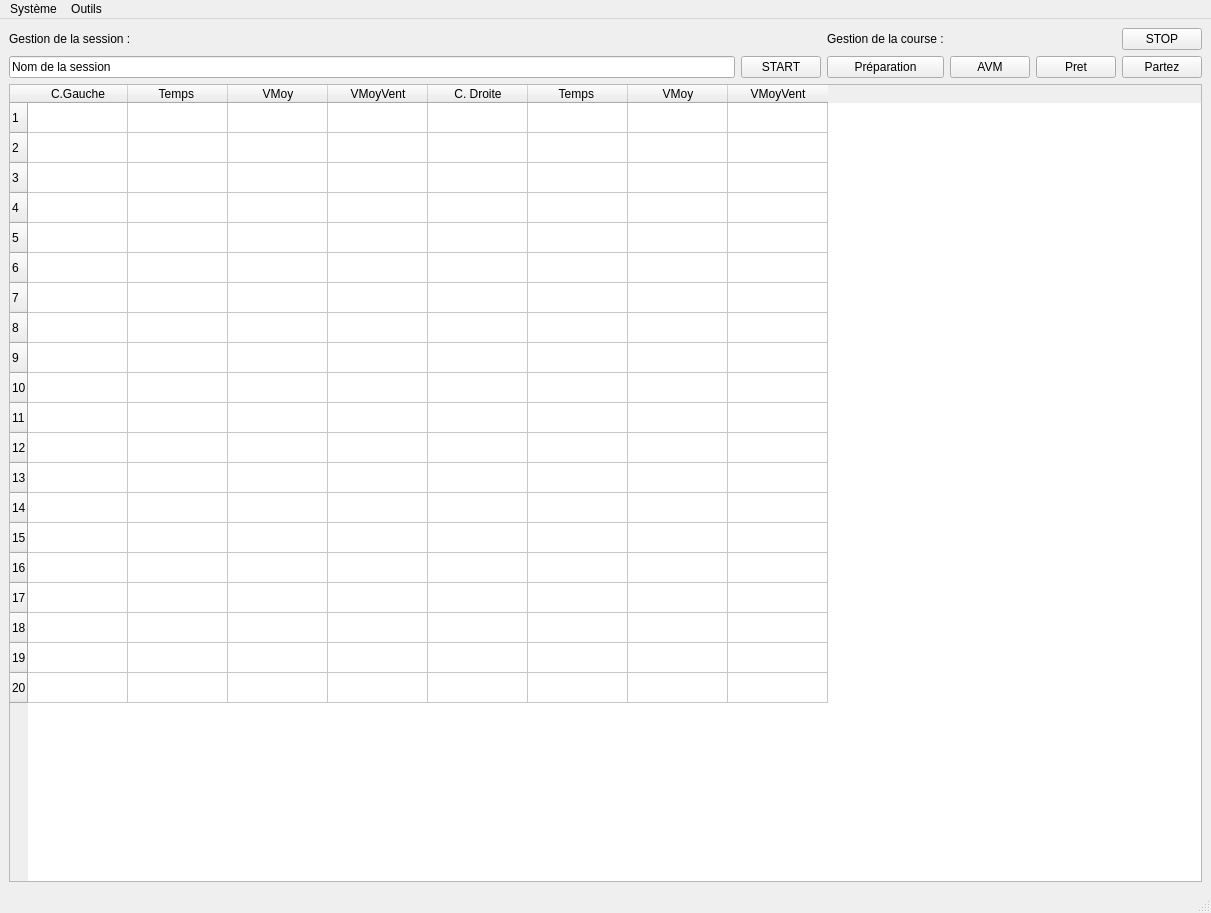
<?xml version="1.0" encoding="UTF-8"?>
<ui version="4.0">
 <class>CIhm</class>
 <widget class="QMainWindow" name="CIhm">
  <property name="geometry">
   <rect>
    <x>0</x>
    <y>0</y>
    <width>1211</width>
    <height>913</height>
   </rect>
  </property>
  <property name="windowTitle">
   <string>CIhm</string>
  </property>
  <widget class="QWidget" name="centralwidget">
   <layout class="QGridLayout" name="gridLayout_4">
    <item row="0" column="0">
     <layout class="QVBoxLayout" name="verticalLayout" stretch="0,1">
      <item>
       <layout class="QGridLayout" name="gridLayout" rowstretch="1,0,0">
        <property name="sizeConstraint">
         <enum>QLayout::SetDefaultConstraint</enum>
        </property>
        <item row="2" column="3">
         <widget class="QPushButton" name="pbAvm">
          <property name="text">
           <string>AVM</string>
          </property>
         </widget>
        </item>
        <item row="2" column="4">
         <widget class="QPushButton" name="pbPret">
          <property name="text">
           <string>Pret</string>
          </property>
         </widget>
        </item>
        <item row="2" column="2">
         <widget class="QPushButton" name="pbPreparation">
          <property name="text">
           <string>Préparation</string>
          </property>
         </widget>
        </item>
        <item row="2" column="5">
         <widget class="QPushButton" name="pbPartez">
          <property name="text">
           <string>Partez</string>
          </property>
         </widget>
        </item>
        <item row="2" column="1">
         <widget class="QPushButton" name="pbStart">
          <property name="text">
           <string>START</string>
          </property>
         </widget>
        </item>
        <item row="2" column="0">
         <widget class="QLineEdit" name="leNomSession">
          <property name="text">
           <string>Nom de la session</string>
          </property>
         </widget>
        </item>
        <item row="1" column="2">
         <widget class="QLabel" name="label_2">
          <property name="text">
           <string>Gestion de la course :</string>
          </property>
         </widget>
        </item>
        <item row="1" column="0">
         <widget class="QLabel" name="label">
          <property name="text">
           <string>Gestion de la session :</string>
          </property>
         </widget>
        </item>
        <item row="1" column="5">
         <widget class="QPushButton" name="pbStop">
          <property name="text">
           <string>STOP</string>
          </property>
         </widget>
        </item>
       </layout>
      </item>
      <item>
       <widget class="QTableWidget" name="tableWidget">
        <property name="showGrid">
         <bool>true</bool>
        </property>
        <property name="gridStyle">
         <enum>Qt::SolidLine</enum>
        </property>
        <row>
         <property name="text">
          <string>1</string>
         </property>
        </row>
        <row>
         <property name="text">
          <string>2</string>
         </property>
        </row>
        <row>
         <property name="text">
          <string>3</string>
         </property>
        </row>
        <row>
         <property name="text">
          <string>4</string>
         </property>
        </row>
        <row>
         <property name="text">
          <string>5</string>
         </property>
        </row>
        <row>
         <property name="text">
          <string>6</string>
         </property>
        </row>
        <row>
         <property name="text">
          <string>7</string>
         </property>
        </row>
        <row>
         <property name="text">
          <string>8</string>
         </property>
        </row>
        <row>
         <property name="text">
          <string>9</string>
         </property>
        </row>
        <row>
         <property name="text">
          <string>10</string>
         </property>
        </row>
        <row>
         <property name="text">
          <string>11</string>
         </property>
        </row>
        <row>
         <property name="text">
          <string>12</string>
         </property>
        </row>
        <row>
         <property name="text">
          <string>13</string>
         </property>
        </row>
        <row>
         <property name="text">
          <string>14</string>
         </property>
        </row>
        <row>
         <property name="text">
          <string>15</string>
         </property>
        </row>
        <row>
         <property name="text">
          <string>16</string>
         </property>
        </row>
        <row>
         <property name="text">
          <string>17</string>
         </property>
        </row>
        <row>
         <property name="text">
          <string>18</string>
         </property>
        </row>
        <row>
         <property name="text">
          <string>19</string>
         </property>
        </row>
        <row>
         <property name="text">
          <string>20</string>
         </property>
        </row>
        <column>
         <property name="text">
          <string>C.Gauche</string>
         </property>
        </column>
        <column>
         <property name="text">
          <string>Temps </string>
         </property>
        </column>
        <column>
         <property name="text">
          <string>VMoy</string>
         </property>
        </column>
        <column>
         <property name="text">
          <string>VMoyVent</string>
         </property>
        </column>
        <column>
         <property name="text">
          <string>C. Droite</string>
         </property>
        </column>
        <column>
         <property name="text">
          <string>Temps </string>
         </property>
        </column>
        <column>
         <property name="text">
          <string>VMoy</string>
         </property>
        </column>
        <column>
         <property name="text">
          <string>VMoyVent</string>
         </property>
        </column>
        <item row="0" column="1">
         <property name="text">
          <string/>
         </property>
         <property name="flags">
          <set>ItemIsDragEnabled|ItemIsDropEnabled|ItemIsUserCheckable|ItemIsEnabled</set>
         </property>
        </item>
        <item row="0" column="2">
         <property name="text">
          <string/>
         </property>
         <property name="flags">
          <set>ItemIsDragEnabled|ItemIsDropEnabled|ItemIsUserCheckable|ItemIsEnabled</set>
         </property>
        </item>
        <item row="0" column="3">
         <property name="text">
          <string/>
         </property>
         <property name="flags">
          <set>ItemIsDragEnabled|ItemIsDropEnabled|ItemIsUserCheckable|ItemIsEnabled</set>
         </property>
        </item>
        <item row="0" column="5">
         <property name="text">
          <string/>
         </property>
         <property name="flags">
          <set>ItemIsDragEnabled|ItemIsDropEnabled|ItemIsUserCheckable|ItemIsEnabled</set>
         </property>
        </item>
        <item row="0" column="6">
         <property name="text">
          <string/>
         </property>
         <property name="flags">
          <set>ItemIsDragEnabled|ItemIsDropEnabled|ItemIsUserCheckable|ItemIsEnabled</set>
         </property>
        </item>
        <item row="0" column="7">
         <property name="text">
          <string/>
         </property>
         <property name="flags">
          <set>ItemIsDragEnabled|ItemIsDropEnabled|ItemIsUserCheckable|ItemIsEnabled</set>
         </property>
        </item>
        <item row="1" column="1">
         <property name="text">
          <string/>
         </property>
         <property name="flags">
          <set>ItemIsDragEnabled|ItemIsDropEnabled|ItemIsUserCheckable|ItemIsEnabled</set>
         </property>
        </item>
        <item row="1" column="2">
         <property name="text">
          <string/>
         </property>
         <property name="flags">
          <set>ItemIsDragEnabled|ItemIsDropEnabled|ItemIsUserCheckable|ItemIsEnabled</set>
         </property>
        </item>
        <item row="1" column="3">
         <property name="text">
          <string/>
         </property>
         <property name="flags">
          <set>ItemIsDragEnabled|ItemIsDropEnabled|ItemIsUserCheckable|ItemIsEnabled</set>
         </property>
        </item>
        <item row="1" column="5">
         <property name="text">
          <string/>
         </property>
         <property name="flags">
          <set>ItemIsDragEnabled|ItemIsDropEnabled|ItemIsUserCheckable|ItemIsEnabled</set>
         </property>
        </item>
        <item row="1" column="6">
         <property name="text">
          <string/>
         </property>
         <property name="flags">
          <set>ItemIsDragEnabled|ItemIsDropEnabled|ItemIsUserCheckable|ItemIsEnabled</set>
         </property>
        </item>
        <item row="1" column="7">
         <property name="text">
          <string/>
         </property>
         <property name="flags">
          <set>ItemIsDragEnabled|ItemIsDropEnabled|ItemIsUserCheckable|ItemIsEnabled</set>
         </property>
        </item>
        <item row="2" column="1">
         <property name="text">
          <string/>
         </property>
         <property name="flags">
          <set>ItemIsDragEnabled|ItemIsDropEnabled|ItemIsUserCheckable|ItemIsEnabled</set>
         </property>
        </item>
        <item row="2" column="2">
         <property name="text">
          <string/>
         </property>
         <property name="flags">
          <set>ItemIsDragEnabled|ItemIsDropEnabled|ItemIsUserCheckable|ItemIsEnabled</set>
         </property>
        </item>
        <item row="2" column="3">
         <property name="text">
          <string/>
         </property>
         <property name="flags">
          <set>ItemIsDragEnabled|ItemIsDropEnabled|ItemIsUserCheckable|ItemIsEnabled</set>
         </property>
        </item>
        <item row="2" column="5">
         <property name="text">
          <string/>
         </property>
         <property name="flags">
          <set>ItemIsDragEnabled|ItemIsDropEnabled|ItemIsUserCheckable|ItemIsEnabled</set>
         </property>
        </item>
        <item row="2" column="6">
         <property name="text">
          <string/>
         </property>
         <property name="flags">
          <set>ItemIsDragEnabled|ItemIsDropEnabled|ItemIsUserCheckable|ItemIsEnabled</set>
         </property>
        </item>
        <item row="2" column="7">
         <property name="text">
          <string/>
         </property>
         <property name="flags">
          <set>ItemIsDragEnabled|ItemIsDropEnabled|ItemIsUserCheckable|ItemIsEnabled</set>
         </property>
        </item>
        <item row="3" column="1">
         <property name="text">
          <string/>
         </property>
         <property name="flags">
          <set>ItemIsDragEnabled|ItemIsDropEnabled|ItemIsUserCheckable|ItemIsEnabled</set>
         </property>
        </item>
        <item row="3" column="2">
         <property name="text">
          <string/>
         </property>
         <property name="flags">
          <set>ItemIsDragEnabled|ItemIsDropEnabled|ItemIsUserCheckable|ItemIsEnabled</set>
         </property>
        </item>
        <item row="3" column="3">
         <property name="text">
          <string/>
         </property>
         <property name="flags">
          <set>ItemIsDragEnabled|ItemIsDropEnabled|ItemIsUserCheckable|ItemIsEnabled</set>
         </property>
        </item>
        <item row="3" column="5">
         <property name="text">
          <string/>
         </property>
         <property name="flags">
          <set>ItemIsDragEnabled|ItemIsDropEnabled|ItemIsUserCheckable|ItemIsEnabled</set>
         </property>
        </item>
        <item row="3" column="6">
         <property name="text">
          <string/>
         </property>
         <property name="flags">
          <set>ItemIsDragEnabled|ItemIsDropEnabled|ItemIsUserCheckable|ItemIsEnabled</set>
         </property>
        </item>
        <item row="3" column="7">
         <property name="text">
          <string/>
         </property>
         <property name="flags">
          <set>ItemIsDragEnabled|ItemIsDropEnabled|ItemIsUserCheckable|ItemIsEnabled</set>
         </property>
        </item>
        <item row="4" column="1">
         <property name="text">
          <string/>
         </property>
         <property name="flags">
          <set>ItemIsDragEnabled|ItemIsDropEnabled|ItemIsUserCheckable|ItemIsEnabled</set>
         </property>
        </item>
        <item row="4" column="2">
         <property name="text">
          <string/>
         </property>
         <property name="flags">
          <set>ItemIsDragEnabled|ItemIsDropEnabled|ItemIsUserCheckable|ItemIsEnabled</set>
         </property>
        </item>
        <item row="4" column="3">
         <property name="text">
          <string/>
         </property>
         <property name="flags">
          <set>ItemIsDragEnabled|ItemIsDropEnabled|ItemIsUserCheckable|ItemIsEnabled</set>
         </property>
        </item>
        <item row="4" column="5">
         <property name="text">
          <string/>
         </property>
         <property name="flags">
          <set>ItemIsDragEnabled|ItemIsDropEnabled|ItemIsUserCheckable|ItemIsEnabled</set>
         </property>
        </item>
        <item row="4" column="6">
         <property name="text">
          <string/>
         </property>
         <property name="flags">
          <set>ItemIsDragEnabled|ItemIsDropEnabled|ItemIsUserCheckable|ItemIsEnabled</set>
         </property>
        </item>
        <item row="4" column="7">
         <property name="text">
          <string/>
         </property>
         <property name="flags">
          <set>ItemIsDragEnabled|ItemIsDropEnabled|ItemIsUserCheckable|ItemIsEnabled</set>
         </property>
        </item>
        <item row="5" column="1">
         <property name="text">
          <string/>
         </property>
         <property name="flags">
          <set>ItemIsDragEnabled|ItemIsDropEnabled|ItemIsUserCheckable|ItemIsEnabled</set>
         </property>
        </item>
        <item row="5" column="2">
         <property name="text">
          <string/>
         </property>
         <property name="flags">
          <set>ItemIsDragEnabled|ItemIsDropEnabled|ItemIsUserCheckable|ItemIsEnabled</set>
         </property>
        </item>
        <item row="5" column="3">
         <property name="text">
          <string/>
         </property>
         <property name="flags">
          <set>ItemIsDragEnabled|ItemIsDropEnabled|ItemIsUserCheckable|ItemIsEnabled</set>
         </property>
        </item>
        <item row="5" column="5">
         <property name="text">
          <string/>
         </property>
         <property name="flags">
          <set>ItemIsDragEnabled|ItemIsDropEnabled|ItemIsUserCheckable|ItemIsEnabled</set>
         </property>
        </item>
        <item row="5" column="6">
         <property name="text">
          <string/>
         </property>
         <property name="flags">
          <set>ItemIsDragEnabled|ItemIsDropEnabled|ItemIsUserCheckable|ItemIsEnabled</set>
         </property>
        </item>
        <item row="5" column="7">
         <property name="text">
          <string/>
         </property>
         <property name="flags">
          <set>ItemIsDragEnabled|ItemIsDropEnabled|ItemIsUserCheckable|ItemIsEnabled</set>
         </property>
        </item>
        <item row="6" column="1">
         <property name="text">
          <string/>
         </property>
         <property name="flags">
          <set>ItemIsDragEnabled|ItemIsDropEnabled|ItemIsUserCheckable|ItemIsEnabled</set>
         </property>
        </item>
        <item row="6" column="2">
         <property name="text">
          <string/>
         </property>
         <property name="flags">
          <set>ItemIsDragEnabled|ItemIsDropEnabled|ItemIsUserCheckable|ItemIsEnabled</set>
         </property>
        </item>
        <item row="6" column="3">
         <property name="text">
          <string/>
         </property>
         <property name="flags">
          <set>ItemIsDragEnabled|ItemIsDropEnabled|ItemIsUserCheckable|ItemIsEnabled</set>
         </property>
        </item>
        <item row="6" column="5">
         <property name="text">
          <string/>
         </property>
         <property name="flags">
          <set>ItemIsDragEnabled|ItemIsDropEnabled|ItemIsUserCheckable|ItemIsEnabled</set>
         </property>
        </item>
        <item row="6" column="6">
         <property name="text">
          <string/>
         </property>
         <property name="flags">
          <set>ItemIsDragEnabled|ItemIsDropEnabled|ItemIsUserCheckable|ItemIsEnabled</set>
         </property>
        </item>
        <item row="6" column="7">
         <property name="text">
          <string/>
         </property>
         <property name="flags">
          <set>ItemIsDragEnabled|ItemIsDropEnabled|ItemIsUserCheckable|ItemIsEnabled</set>
         </property>
        </item>
        <item row="7" column="1">
         <property name="text">
          <string/>
         </property>
         <property name="flags">
          <set>ItemIsDragEnabled|ItemIsDropEnabled|ItemIsUserCheckable|ItemIsEnabled</set>
         </property>
        </item>
        <item row="7" column="2">
         <property name="text">
          <string/>
         </property>
         <property name="flags">
          <set>ItemIsDragEnabled|ItemIsDropEnabled|ItemIsUserCheckable|ItemIsEnabled</set>
         </property>
        </item>
        <item row="7" column="3">
         <property name="text">
          <string/>
         </property>
         <property name="flags">
          <set>ItemIsDragEnabled|ItemIsDropEnabled|ItemIsUserCheckable|ItemIsEnabled</set>
         </property>
        </item>
        <item row="7" column="5">
         <property name="text">
          <string/>
         </property>
         <property name="flags">
          <set>ItemIsDragEnabled|ItemIsDropEnabled|ItemIsUserCheckable|ItemIsEnabled</set>
         </property>
        </item>
        <item row="7" column="6">
         <property name="text">
          <string/>
         </property>
         <property name="flags">
          <set>ItemIsDragEnabled|ItemIsDropEnabled|ItemIsUserCheckable|ItemIsEnabled</set>
         </property>
        </item>
        <item row="7" column="7">
         <property name="text">
          <string/>
         </property>
         <property name="flags">
          <set>ItemIsDragEnabled|ItemIsDropEnabled|ItemIsUserCheckable|ItemIsEnabled</set>
         </property>
        </item>
        <item row="8" column="1">
         <property name="text">
          <string/>
         </property>
         <property name="flags">
          <set>ItemIsDragEnabled|ItemIsDropEnabled|ItemIsUserCheckable|ItemIsEnabled</set>
         </property>
        </item>
        <item row="8" column="2">
         <property name="text">
          <string/>
         </property>
         <property name="flags">
          <set>ItemIsDragEnabled|ItemIsDropEnabled|ItemIsUserCheckable|ItemIsEnabled</set>
         </property>
        </item>
        <item row="8" column="3">
         <property name="text">
          <string/>
         </property>
         <property name="flags">
          <set>ItemIsDragEnabled|ItemIsDropEnabled|ItemIsUserCheckable|ItemIsEnabled</set>
         </property>
        </item>
        <item row="8" column="5">
         <property name="text">
          <string/>
         </property>
         <property name="flags">
          <set>ItemIsDragEnabled|ItemIsDropEnabled|ItemIsUserCheckable|ItemIsEnabled</set>
         </property>
        </item>
        <item row="8" column="6">
         <property name="text">
          <string/>
         </property>
         <property name="flags">
          <set>ItemIsDragEnabled|ItemIsDropEnabled|ItemIsUserCheckable|ItemIsEnabled</set>
         </property>
        </item>
        <item row="8" column="7">
         <property name="text">
          <string/>
         </property>
         <property name="flags">
          <set>ItemIsDragEnabled|ItemIsDropEnabled|ItemIsUserCheckable|ItemIsEnabled</set>
         </property>
        </item>
        <item row="9" column="1">
         <property name="text">
          <string/>
         </property>
         <property name="flags">
          <set>ItemIsDragEnabled|ItemIsDropEnabled|ItemIsUserCheckable|ItemIsEnabled</set>
         </property>
        </item>
        <item row="9" column="2">
         <property name="text">
          <string/>
         </property>
         <property name="flags">
          <set>ItemIsDragEnabled|ItemIsDropEnabled|ItemIsUserCheckable|ItemIsEnabled</set>
         </property>
        </item>
        <item row="9" column="3">
         <property name="text">
          <string/>
         </property>
         <property name="flags">
          <set>ItemIsDragEnabled|ItemIsDropEnabled|ItemIsUserCheckable|ItemIsEnabled</set>
         </property>
        </item>
        <item row="9" column="5">
         <property name="text">
          <string/>
         </property>
         <property name="flags">
          <set>ItemIsDragEnabled|ItemIsDropEnabled|ItemIsUserCheckable|ItemIsEnabled</set>
         </property>
        </item>
        <item row="9" column="6">
         <property name="text">
          <string/>
         </property>
         <property name="flags">
          <set>ItemIsDragEnabled|ItemIsDropEnabled|ItemIsUserCheckable|ItemIsEnabled</set>
         </property>
        </item>
        <item row="9" column="7">
         <property name="text">
          <string/>
         </property>
         <property name="flags">
          <set>ItemIsDragEnabled|ItemIsDropEnabled|ItemIsUserCheckable|ItemIsEnabled</set>
         </property>
        </item>
        <item row="10" column="1">
         <property name="text">
          <string/>
         </property>
         <property name="flags">
          <set>ItemIsDragEnabled|ItemIsDropEnabled|ItemIsUserCheckable|ItemIsEnabled</set>
         </property>
        </item>
        <item row="10" column="2">
         <property name="text">
          <string/>
         </property>
         <property name="flags">
          <set>ItemIsDragEnabled|ItemIsDropEnabled|ItemIsUserCheckable|ItemIsEnabled</set>
         </property>
        </item>
        <item row="10" column="3">
         <property name="text">
          <string/>
         </property>
         <property name="flags">
          <set>ItemIsDragEnabled|ItemIsDropEnabled|ItemIsUserCheckable|ItemIsEnabled</set>
         </property>
        </item>
        <item row="10" column="5">
         <property name="text">
          <string/>
         </property>
         <property name="flags">
          <set>ItemIsDragEnabled|ItemIsDropEnabled|ItemIsUserCheckable|ItemIsEnabled</set>
         </property>
        </item>
        <item row="10" column="6">
         <property name="text">
          <string/>
         </property>
         <property name="flags">
          <set>ItemIsDragEnabled|ItemIsDropEnabled|ItemIsUserCheckable|ItemIsEnabled</set>
         </property>
        </item>
        <item row="10" column="7">
         <property name="text">
          <string/>
         </property>
         <property name="flags">
          <set>ItemIsDragEnabled|ItemIsDropEnabled|ItemIsUserCheckable|ItemIsEnabled</set>
         </property>
        </item>
        <item row="11" column="1">
         <property name="text">
          <string/>
         </property>
         <property name="flags">
          <set>ItemIsDragEnabled|ItemIsDropEnabled|ItemIsUserCheckable|ItemIsEnabled</set>
         </property>
        </item>
        <item row="11" column="2">
         <property name="text">
          <string/>
         </property>
         <property name="flags">
          <set>ItemIsDragEnabled|ItemIsDropEnabled|ItemIsUserCheckable|ItemIsEnabled</set>
         </property>
        </item>
        <item row="11" column="3">
         <property name="text">
          <string/>
         </property>
         <property name="flags">
          <set>ItemIsDragEnabled|ItemIsDropEnabled|ItemIsUserCheckable|ItemIsEnabled</set>
         </property>
        </item>
        <item row="11" column="5">
         <property name="text">
          <string/>
         </property>
         <property name="flags">
          <set>ItemIsDragEnabled|ItemIsDropEnabled|ItemIsUserCheckable|ItemIsEnabled</set>
         </property>
        </item>
        <item row="11" column="6">
         <property name="text">
          <string/>
         </property>
         <property name="flags">
          <set>ItemIsDragEnabled|ItemIsDropEnabled|ItemIsUserCheckable|ItemIsEnabled</set>
         </property>
        </item>
        <item row="11" column="7">
         <property name="text">
          <string/>
         </property>
         <property name="flags">
          <set>ItemIsDragEnabled|ItemIsDropEnabled|ItemIsUserCheckable|ItemIsEnabled</set>
         </property>
        </item>
        <item row="12" column="1">
         <property name="text">
          <string/>
         </property>
         <property name="flags">
          <set>ItemIsDragEnabled|ItemIsDropEnabled|ItemIsUserCheckable|ItemIsEnabled</set>
         </property>
        </item>
        <item row="12" column="2">
         <property name="text">
          <string/>
         </property>
         <property name="flags">
          <set>ItemIsDragEnabled|ItemIsDropEnabled|ItemIsUserCheckable|ItemIsEnabled</set>
         </property>
        </item>
        <item row="12" column="3">
         <property name="text">
          <string/>
         </property>
         <property name="flags">
          <set>ItemIsDragEnabled|ItemIsDropEnabled|ItemIsUserCheckable|ItemIsEnabled</set>
         </property>
        </item>
        <item row="12" column="5">
         <property name="text">
          <string/>
         </property>
         <property name="flags">
          <set>ItemIsDragEnabled|ItemIsDropEnabled|ItemIsUserCheckable|ItemIsEnabled</set>
         </property>
        </item>
        <item row="12" column="6">
         <property name="text">
          <string/>
         </property>
         <property name="flags">
          <set>ItemIsDragEnabled|ItemIsDropEnabled|ItemIsUserCheckable|ItemIsEnabled</set>
         </property>
        </item>
        <item row="12" column="7">
         <property name="text">
          <string/>
         </property>
         <property name="flags">
          <set>ItemIsDragEnabled|ItemIsDropEnabled|ItemIsUserCheckable|ItemIsEnabled</set>
         </property>
        </item>
        <item row="13" column="1">
         <property name="text">
          <string/>
         </property>
         <property name="flags">
          <set>ItemIsDragEnabled|ItemIsDropEnabled|ItemIsUserCheckable|ItemIsEnabled</set>
         </property>
        </item>
        <item row="13" column="2">
         <property name="text">
          <string/>
         </property>
         <property name="flags">
          <set>ItemIsDragEnabled|ItemIsDropEnabled|ItemIsUserCheckable|ItemIsEnabled</set>
         </property>
        </item>
        <item row="13" column="3">
         <property name="text">
          <string/>
         </property>
         <property name="flags">
          <set>ItemIsDragEnabled|ItemIsDropEnabled|ItemIsUserCheckable|ItemIsEnabled</set>
         </property>
        </item>
        <item row="13" column="5">
         <property name="text">
          <string/>
         </property>
         <property name="flags">
          <set>ItemIsDragEnabled|ItemIsDropEnabled|ItemIsUserCheckable|ItemIsEnabled</set>
         </property>
        </item>
        <item row="13" column="6">
         <property name="text">
          <string/>
         </property>
         <property name="flags">
          <set>ItemIsDragEnabled|ItemIsDropEnabled|ItemIsUserCheckable|ItemIsEnabled</set>
         </property>
        </item>
        <item row="13" column="7">
         <property name="text">
          <string/>
         </property>
         <property name="flags">
          <set>ItemIsDragEnabled|ItemIsDropEnabled|ItemIsUserCheckable|ItemIsEnabled</set>
         </property>
        </item>
        <item row="14" column="1">
         <property name="text">
          <string/>
         </property>
         <property name="flags">
          <set>ItemIsDragEnabled|ItemIsDropEnabled|ItemIsUserCheckable|ItemIsEnabled</set>
         </property>
        </item>
        <item row="14" column="2">
         <property name="text">
          <string/>
         </property>
         <property name="flags">
          <set>ItemIsDragEnabled|ItemIsDropEnabled|ItemIsUserCheckable|ItemIsEnabled</set>
         </property>
        </item>
        <item row="14" column="3">
         <property name="text">
          <string/>
         </property>
         <property name="flags">
          <set>ItemIsDragEnabled|ItemIsDropEnabled|ItemIsUserCheckable|ItemIsEnabled</set>
         </property>
        </item>
        <item row="14" column="5">
         <property name="text">
          <string/>
         </property>
         <property name="flags">
          <set>ItemIsDragEnabled|ItemIsDropEnabled|ItemIsUserCheckable|ItemIsEnabled</set>
         </property>
        </item>
        <item row="14" column="6">
         <property name="text">
          <string/>
         </property>
         <property name="flags">
          <set>ItemIsDragEnabled|ItemIsDropEnabled|ItemIsUserCheckable|ItemIsEnabled</set>
         </property>
        </item>
        <item row="14" column="7">
         <property name="text">
          <string/>
         </property>
         <property name="flags">
          <set>ItemIsDragEnabled|ItemIsDropEnabled|ItemIsUserCheckable|ItemIsEnabled</set>
         </property>
        </item>
        <item row="15" column="1">
         <property name="text">
          <string/>
         </property>
         <property name="flags">
          <set>ItemIsDragEnabled|ItemIsDropEnabled|ItemIsUserCheckable|ItemIsEnabled</set>
         </property>
        </item>
        <item row="15" column="2">
         <property name="text">
          <string/>
         </property>
         <property name="flags">
          <set>ItemIsDragEnabled|ItemIsDropEnabled|ItemIsUserCheckable|ItemIsEnabled</set>
         </property>
        </item>
        <item row="15" column="3">
         <property name="text">
          <string/>
         </property>
         <property name="flags">
          <set>ItemIsDragEnabled|ItemIsDropEnabled|ItemIsUserCheckable|ItemIsEnabled</set>
         </property>
        </item>
        <item row="15" column="5">
         <property name="text">
          <string/>
         </property>
         <property name="flags">
          <set>ItemIsDragEnabled|ItemIsDropEnabled|ItemIsUserCheckable|ItemIsEnabled</set>
         </property>
        </item>
        <item row="15" column="6">
         <property name="text">
          <string/>
         </property>
         <property name="flags">
          <set>ItemIsDragEnabled|ItemIsDropEnabled|ItemIsUserCheckable|ItemIsEnabled</set>
         </property>
        </item>
        <item row="15" column="7">
         <property name="text">
          <string/>
         </property>
         <property name="flags">
          <set>ItemIsDragEnabled|ItemIsDropEnabled|ItemIsUserCheckable|ItemIsEnabled</set>
         </property>
        </item>
        <item row="16" column="1">
         <property name="text">
          <string/>
         </property>
         <property name="flags">
          <set>ItemIsDragEnabled|ItemIsDropEnabled|ItemIsUserCheckable|ItemIsEnabled</set>
         </property>
        </item>
        <item row="16" column="2">
         <property name="text">
          <string/>
         </property>
         <property name="flags">
          <set>ItemIsDragEnabled|ItemIsDropEnabled|ItemIsUserCheckable|ItemIsEnabled</set>
         </property>
        </item>
        <item row="16" column="3">
         <property name="text">
          <string/>
         </property>
         <property name="flags">
          <set>ItemIsDragEnabled|ItemIsDropEnabled|ItemIsUserCheckable|ItemIsEnabled</set>
         </property>
        </item>
        <item row="16" column="5">
         <property name="text">
          <string/>
         </property>
         <property name="flags">
          <set>ItemIsDragEnabled|ItemIsDropEnabled|ItemIsUserCheckable|ItemIsEnabled</set>
         </property>
        </item>
        <item row="16" column="6">
         <property name="text">
          <string/>
         </property>
         <property name="flags">
          <set>ItemIsDragEnabled|ItemIsDropEnabled|ItemIsUserCheckable|ItemIsEnabled</set>
         </property>
        </item>
        <item row="16" column="7">
         <property name="text">
          <string/>
         </property>
         <property name="flags">
          <set>ItemIsDragEnabled|ItemIsDropEnabled|ItemIsUserCheckable|ItemIsEnabled</set>
         </property>
        </item>
        <item row="17" column="1">
         <property name="text">
          <string/>
         </property>
         <property name="flags">
          <set>ItemIsDragEnabled|ItemIsDropEnabled|ItemIsUserCheckable|ItemIsEnabled</set>
         </property>
        </item>
        <item row="17" column="2">
         <property name="text">
          <string/>
         </property>
         <property name="flags">
          <set>ItemIsDragEnabled|ItemIsDropEnabled|ItemIsUserCheckable|ItemIsEnabled</set>
         </property>
        </item>
        <item row="17" column="3">
         <property name="text">
          <string/>
         </property>
         <property name="flags">
          <set>ItemIsDragEnabled|ItemIsDropEnabled|ItemIsUserCheckable|ItemIsEnabled</set>
         </property>
        </item>
        <item row="17" column="5">
         <property name="text">
          <string/>
         </property>
         <property name="flags">
          <set>ItemIsDragEnabled|ItemIsDropEnabled|ItemIsUserCheckable|ItemIsEnabled</set>
         </property>
        </item>
        <item row="17" column="6">
         <property name="text">
          <string/>
         </property>
         <property name="flags">
          <set>ItemIsDragEnabled|ItemIsDropEnabled|ItemIsUserCheckable|ItemIsEnabled</set>
         </property>
        </item>
        <item row="17" column="7">
         <property name="text">
          <string/>
         </property>
         <property name="flags">
          <set>ItemIsDragEnabled|ItemIsDropEnabled|ItemIsUserCheckable|ItemIsEnabled</set>
         </property>
        </item>
        <item row="18" column="1">
         <property name="text">
          <string/>
         </property>
         <property name="flags">
          <set>ItemIsDragEnabled|ItemIsDropEnabled|ItemIsUserCheckable|ItemIsEnabled</set>
         </property>
        </item>
        <item row="18" column="2">
         <property name="text">
          <string/>
         </property>
         <property name="flags">
          <set>ItemIsDragEnabled|ItemIsDropEnabled|ItemIsUserCheckable|ItemIsEnabled</set>
         </property>
        </item>
        <item row="18" column="3">
         <property name="text">
          <string/>
         </property>
         <property name="flags">
          <set>ItemIsDragEnabled|ItemIsDropEnabled|ItemIsUserCheckable|ItemIsEnabled</set>
         </property>
        </item>
        <item row="18" column="5">
         <property name="text">
          <string/>
         </property>
         <property name="flags">
          <set>ItemIsDragEnabled|ItemIsDropEnabled|ItemIsUserCheckable|ItemIsEnabled</set>
         </property>
        </item>
        <item row="18" column="6">
         <property name="text">
          <string/>
         </property>
         <property name="flags">
          <set>ItemIsDragEnabled|ItemIsDropEnabled|ItemIsUserCheckable|ItemIsEnabled</set>
         </property>
        </item>
        <item row="18" column="7">
         <property name="text">
          <string/>
         </property>
         <property name="flags">
          <set>ItemIsDragEnabled|ItemIsDropEnabled|ItemIsUserCheckable|ItemIsEnabled</set>
         </property>
        </item>
        <item row="19" column="1">
         <property name="text">
          <string/>
         </property>
         <property name="flags">
          <set>ItemIsDragEnabled|ItemIsDropEnabled|ItemIsUserCheckable|ItemIsEnabled</set>
         </property>
        </item>
        <item row="19" column="2">
         <property name="text">
          <string/>
         </property>
         <property name="flags">
          <set>ItemIsDragEnabled|ItemIsDropEnabled|ItemIsUserCheckable|ItemIsEnabled</set>
         </property>
        </item>
        <item row="19" column="3">
         <property name="text">
          <string/>
         </property>
         <property name="flags">
          <set>ItemIsDragEnabled|ItemIsDropEnabled|ItemIsUserCheckable|ItemIsEnabled</set>
         </property>
        </item>
        <item row="19" column="5">
         <property name="text">
          <string/>
         </property>
         <property name="flags">
          <set>ItemIsDragEnabled|ItemIsDropEnabled|ItemIsUserCheckable|ItemIsEnabled</set>
         </property>
        </item>
        <item row="19" column="6">
         <property name="text">
          <string/>
         </property>
         <property name="flags">
          <set>ItemIsDragEnabled|ItemIsDropEnabled|ItemIsUserCheckable|ItemIsEnabled</set>
         </property>
        </item>
        <item row="19" column="7">
         <property name="text">
          <string/>
         </property>
         <property name="flags">
          <set>ItemIsDragEnabled|ItemIsDropEnabled|ItemIsUserCheckable|ItemIsEnabled</set>
         </property>
        </item>
       </widget>
      </item>
     </layout>
    </item>
   </layout>
  </widget>
  <widget class="QMenuBar" name="menubar">
   <property name="geometry">
    <rect>
     <x>0</x>
     <y>0</y>
     <width>1211</width>
     <height>28</height>
    </rect>
   </property>
   <widget class="QMenu" name="menuSyst_me">
    <property name="title">
     <string>Système</string>
    </property>
    <addaction name="actionQuitter"/>
    <addaction name="actionRedemarrage"/>
    <addaction name="actionArreter"/>
   </widget>
   <widget class="QMenu" name="menuOutils">
    <property name="title">
     <string>Outils</string>
    </property>
    <addaction name="actionExport_CSV"/>
    <addaction name="actionTest_Capteur"/>
   </widget>
   <addaction name="menuSyst_me"/>
   <addaction name="menuOutils"/>
  </widget>
  <widget class="QStatusBar" name="statusbar"/>
  <action name="actionRedemarrage">
   <property name="text">
    <string>Redémarrage</string>
   </property>
  </action>
  <action name="actionArreter">
   <property name="text">
    <string>Arreter</string>
   </property>
  </action>
  <action name="actionQuitter">
   <property name="text">
    <string>Quitter</string>
   </property>
  </action>
  <action name="actionExport_CSV">
   <property name="text">
    <string>Export CSV</string>
   </property>
  </action>
  <action name="actionTest_Capteur">
   <property name="text">
    <string>Test Capteurs</string>
   </property>
  </action>
 </widget>
 <resources/>
 <connections/>
</ui>
